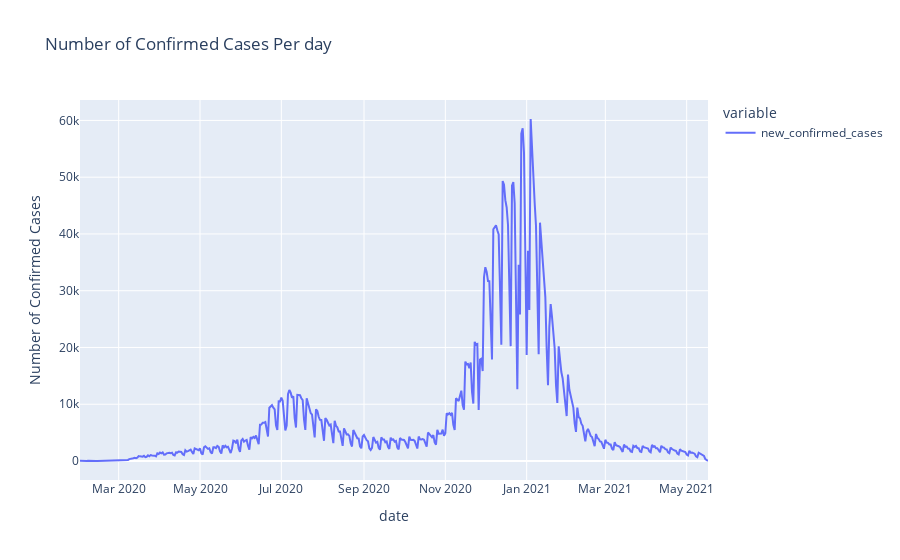

The code cell stored with this chart in its notebook:
### Code cell
fig2 = px.line(df3.set_index('date'), 
             labels={'index':'Cases','value': 'Number of Confirmed Cases'},
             title='Number of Confirmed Cases Per day ')
fig2.show()

### Figure 1 — Plotly figure (JSON) as saved in the notebook; plotly's stock layout.template omitted (floating-point values rounded to 4 significant figures; data arrays with more than 128 entries replaced by an {"elided": "..."} marker saying what was removed)
{"data": [{"hovertemplate": "variable=new_confirmed_cases<br>date=%{x}<br>Number of Confirmed Cases=%{y}<extra></extra>", "legendgroup": "new_confirmed_cases", "line": {"color": "#636efa", "dash": "solid"}, "mode": "lines", "name": "new_confirmed_cases", "orientation": "v", "showlegend": true, "type": "scatter", "x": {"elided": "472 str values"}, "xaxis": "x", "y": {"elided": "472 int values"}, "yaxis": "y"}], "layout": {"legend": {"title": {"text": "variable"}, "tracegroupgap": 0}, "title": {"text": "Number of Confirmed Cases Per day "}, "xaxis": {"anchor": "y", "domain": [0, 1], "title": {"text": "date"}}, "yaxis": {"anchor": "x", "domain": [0, 1], "title": {"text": "Number of Confirmed Cases"}}}}
